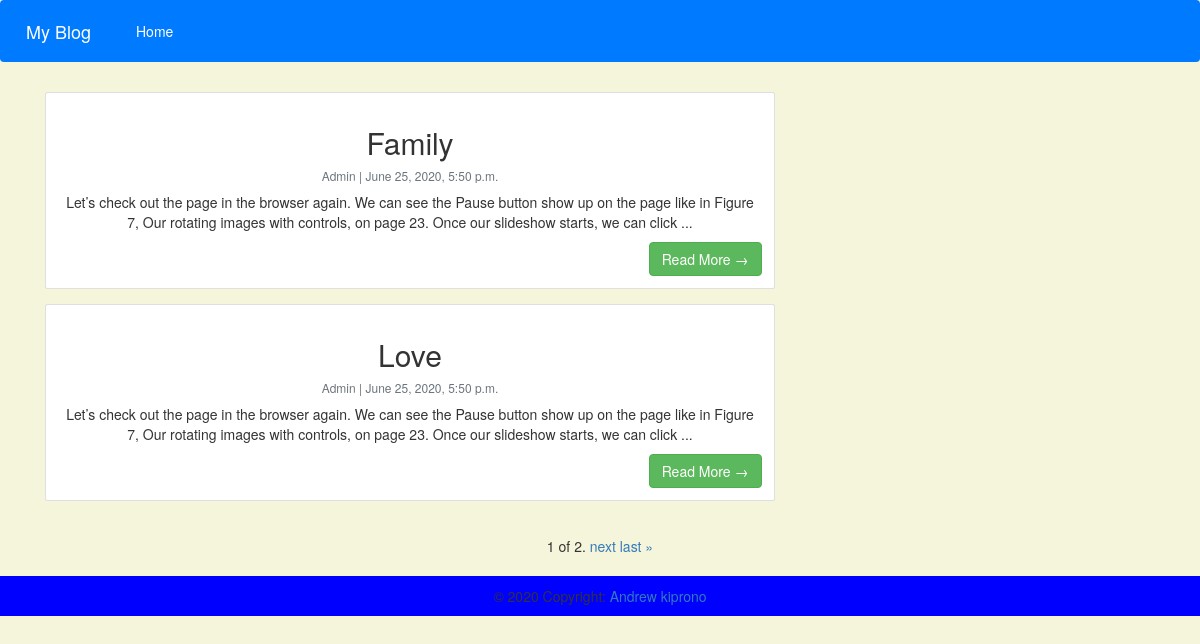
The page / on the database its author committed.
### mysite/models.py (models this page shows, shortened)
class Post(models.Model):
    title=models.CharField(max_length=100,unique=True)
    slug=models.SlugField(max_length=100,unique=True)
    author=models.ForeignKey(User,on_delete=models.CASCADE)
    updated_on=models.DateTimeField(auto_now_add=True)
    content=models.TextField()
    created_on=models.DateTimeField(auto_now_add=True)
    status=models.IntegerField(choices=STATUS,default=0)
    class Meta:
        ordering=['-created_on']

### mysite/views.py (the view)
# urls.py: path('',views.post,name='post'),
def post(request):
    posts=Post.objects.filter(status=1)
    paginator = Paginator(posts, 2)
    page_number = request.GET.get('page')
    page_obj = paginator.get_page(page_number)
    return render(request,'post.html', {'page_obj': page_obj})

### mysite/templates/post.html (shortened to what this page needs)
{% extends 'base.html' %}
{% block content %}
<!DOCTYPE html>
<html lang="">
<head>
    <link href="https://maxcdn.bootstrapcdn.com/bootstrap/3.3.7/css/bootstrap.min.css" rel="stylesheet">
</head>
<body>
    <center>
        <div class="row">
            <div class="col-md-8 mt-3 left">
                {% for post in page_obj %}
                <div class="card mb-4">
                    <div class="card-body">
                        <h2 class="card-title text-center "> {{post.title}} </h2>
                        <p class="card-text text-muted h6">{{post.author }} | {{post.created_on}} </p>
                        <p class="card-text"> {{post.content|slice:":200"}}... </p>
                        <a href=" {% url 'post_detail' post.pk %} " class="btn btn-success" style="float: right;">Read
                            More &rarr;</a>
                    </div>
                </div>
                {% endfor %}
            </div>
        </div>
        <div class="pagination">
            <span class="step-links">
                <span class="current">
                    {{ page_obj.number }} of {{ page_obj.paginator.num_pages }}.
                </span>
                {% if page_obj.has_next %}
                <a href="?page={{ page_obj.next_page_number }}">next</a>
                <a href="?page={{ page_obj.paginator.num_pages }}">last &raquo;</a>
                {% endif %}
            </span>
        </div>
    </center>
</body>
</html>
{% endblock content %}

### myblog/templates/base.html (shortened to what this page needs)
<!doctype html>
<html lang="en">
<head>
    <link rel="stylesheet" href="https://stackpath.bootstrapcdn.com/bootstrap/4.4.1/css/bootstrap.min.css"
>
</head>
<body style="background-color: beige;">
    <nav class="navbar navbar-expand-lg navbar-dark bg-primary">
        <a class="navbar-brand" href="#">My Blog</a>
        <div class="collapse navbar-collapse" id="navbarSupportedContent">
            <ul class="navbar-nav mr-auto">
                <li class="nav-item active">
                    <a class="nav-link" href="{% url 'post' %}">Home <span class="sr-only">(current)</span></a>
                </li>
            </ul>
        </div>
    </nav>
    <div class="container">
        {% block content %}
        {% endblock content %}
    </div>
    <footer class="page-footer text-center font-small" style="background-color: blue;">
        <div class="footer-copyright py-3">
            © 2020 Copyright:
            <a href="https://mdbootstrap.com/education/bootstrap/" target="_blank"> Andrew kiprono </a>
        </div>
    </footer>
</body>
</html>

### rows shown on the page
Post: title "Family", author "Admin", created_on "June 25, 2020, 5:50 p.m.", content "Let’s check out the page in the browser again. We can see the Pause button show up on the page like in Figure 7, Our rotating images with controls, on page 23. Once our slideshow starts, we can click"
Post: title "Love", author "Admin", created_on "June 25, 2020, 5:50 p.m.", content "Let’s check out the page in the browser again. We can see the Pause button show up on the page like in Figure 7, Our rotating images with controls, on page 23. Once our slideshow starts, we can click"

### other values the page prints
{{ page_obj.number }} "1"
{{ page_obj.paginator.num_pages }} "2"
